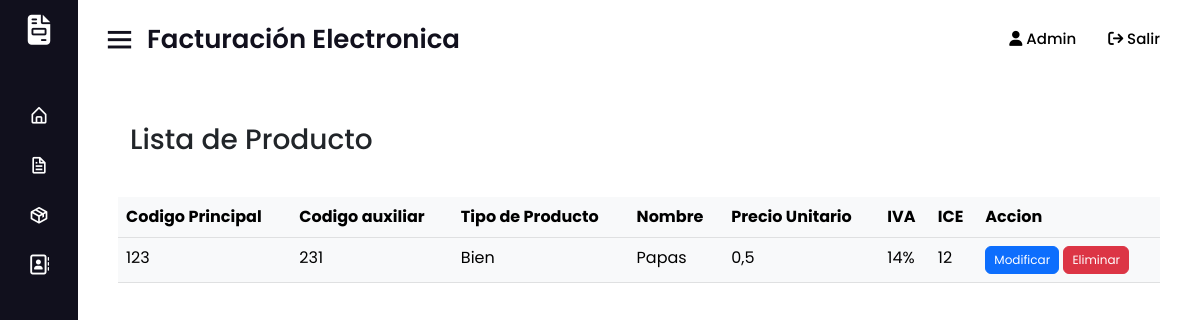
/listar_producto/ (signed in), run on the app's committed database.
### producto/models.py (models this page shows, shortened)
class Producto(models.Model):
    codigo_principal = models.BigIntegerField(primary_key=True)
    codigo_auxiliar = models.BigIntegerField()
    tipo_producto = models.IntegerField(choices=tipo_producto)
    nombre = models.CharField(max_length=100)
    valor_unitario = models.FloatField()
    iva = models.IntegerField(choices=tipo_iva)
    ice = models.IntegerField()
    class Meta:
        verbose_name = 'producto'
        verbose_name_plural = 'productos'

### core/views.py (the view)
# urls.py: path('listar_producto/', views.listar_productos, name='listar_productos'),
def listar_productos(request):
    productos = Producto.objects.all()
    data = {
        'productos' : productos
    }
    return render(request, "producto/listar.html", data)

### producto/templates/producto/listar.html (shortened to what this page needs)
{% extends 'core/base.html' %}
{% block content %}
{% load crispy_forms_tags %}
{% load humanize %}
<div class="container">
    <div class="row justify-content-center mt-5 mr-1">
        <div class="formulario col-md-12">
            <form class="row g-3 p-4" method="post">
                <div class="mb-3 row">
                    <h3>Lista de Producto</h3>
                </div>
                <table class="table table-light">
                    <tr>
                      <th>Codigo Principal</th>
                      <th>Codigo auxiliar</th>
                      <th>Tipo de Producto</th>
                      <th>Nombre</th>
                      <th>Precio Unitario</th>
                      <th>IVA</th>
                      <th>ICE</th>
                      <th>Accion</th>
                    </tr>
                    {% for p in productos %}
                    <tr>
                        <td>{{ p.codigo_principal  }}</td>
                        <td>{{ p.codigo_auxiliar }}</td>
                        <td>
                            {% if p.tipo_producto == 1 %}
                            Bien
                            {% else %}
                            Servicio
                            {% endif %}
                        </td>
                        <td>{{ p.nombre }}</td>
                        <td>{{ p.valor_unitario | intcomma }}</td>
                        <td>
                            {% if p.iva == 1 %}
                            0%
                            {% elif p.iva == 2 %}
                            12%
                            {% elif p.iva == 3 %}
                            14%
                            {% elif p.iva == 4 %}
                            No Objeto de Impuesto
                            {% elif p.iva == 5 %}
                            Exento de IVA
                            {% endif %}
                        </td>
                        <td>{{ p.ice }}</td>
                        <td>
                            <a type="button" class="btn btn-primary " href="{% url 'modificar' p.codigo_principal %}" id="modificar">Modificar</a>
                            <a type="button" class="btn btn-danger" href="{% url 'eliminar' p.codigo_principal %}" id="eliminar">Eliminar</a>
                        </td>
                    </tr>
                    {% endfor %}
                </table>
            </form>
        </div>
    </div>
</div>
{% endblock %}

### core/templates/core/base.html (shortened to what this page needs)
<!DOCTYPE html>
<html lang="es" dir="ltr">
  <head>
    {% load static %}
    <link rel="stylesheet" href="{% static 'core/css/style.css' %}">
    <link href='https://unpkg.com/boxicons@2.0.7/css/boxicons.min.css' rel='stylesheet'>
    <link rel="stylesheet" href="https://cdnjs.cloudflare.com/ajax/libs/font-awesome/6.1.1/css/all.min.css">
    <link href="https://cdn.jsdelivr.net/npm/bootstrap@5.2.0-beta1/dist/css/bootstrap.min.css" rel="stylesheet">
  </head>
<body>
  <div class="sidebar close">
    <div class="logo-details">
      <i class="fa-solid fa-file-invoice"></i>
    </div>
    <ul class="nav-links">
      <li>
        <a href="#">
          <i class='bx bx-home-alt' ></i>
        </a>
      </li>
      <li>
        <div class="iocn-link">
          <a href="#">
            <i class='bx bx-file' ></i>
          </a>
        </div>
      </li>
      <li>
        <div class="iocn-link">
          <a href="#">
            <i class='bx bx-package' ></i>
          </a>
        </div>
      </li>
      <li>
        <div class="iocn-link">
          <a href="#">
            <i class="fa-regular fa-address-book"></i>
          </a>
        </div>
      </li>
    </ul>
  </div>
  <div class="home-section">
    <nav class="navbar " id="encabez">
        <div class="container-fluid">
          <div class="home-content">
              <i class='bx bx-menu' ></i>
              <span class="text">Facturación Electronica</span>
          </div>
          <form class="d-flex">
            <ul class="nav">
              <li class="nav-item  list-unstyled">
                <a class="nav-link">
                  <i class="fa-solid fa-user"></i>
                  <span>{{ user.username }}</span>
                </a>
              </li>
              <li class="nav-item  list-unstyled">
                <a class="nav-link" href="{% url 'logout' %}">
                  <i class="fa-solid fa-arrow-right-from-bracket"></i>
                  <span>Salir</span>
                </a>
              </li>
          </ul>
      </form>
    </div>
</nav>
{% block content %}{% endblock content %}
</div>
</body>
</html>

### core/static/core/css/style.css (style rules this page uses)
* { margin: 0; padding: 0; box-sizing: border-box; font-family: 'Poppins', sans-serif; }
body { overflow: auto; }
.sidebar { position: fixed; top: 0; left: 0; height: 100%; width: 260px; background: #11101d; z-index: 100; transition: all 0.5s ease; }
.sidebar.close { width: 78px; }
.sidebar .logo-details { height: 60px; width: 100%; display: flex; align-items: center; }
.sidebar .logo-details i { font-size: 30px; color: #fff; height: 50px; min-width: 78px; text-align: center; line-height: 50px; }
.sidebar .nav-links { height: 100%; padding: 30px 0 150px 0; overflow: auto; }
.sidebar.close .nav-links { overflow: visible; }
.sidebar .nav-links li { position: relative; list-style: none; transition: all 0.4s ease; }
.sidebar .nav-links li .iocn-link { display: flex; align-items: center; justify-content: space-between; }
.sidebar.close .nav-links li .iocn-link { display: block }
.sidebar .nav-links li i { height: 50px; min-width: 78px; text-align: center; line-height: 50px; color: #fff; font-size: 20px; cursor: pointer; transition: all 0.3s ease; }
.sidebar .nav-links li a { display: flex; align-items: center; text-decoration: none; }
.home-section { position: relative; background: #fff; height: 100vh; left: 260px; width: calc(100% - 260px); transition: all 0.5s ease; padding: 12px; }
.sidebar.close ~ .home-section { left: 78px; width: calc(100% - 78px); }
.home-content { display: flex; align-items: center; flex-wrap: wrap; }
.home-section .home-content .bx-menu, .home-section .home-content .text { color: #11101d; font-size: 35px; }
.home-section .home-content .bx-menu { cursor: pointer; margin-right: 10px; }
.home-section .home-content .text { font-size: 26px; font-weight: 600; }
#encabez div form ul li a { font-size: 15px; color: black; font-weight: 500; }
#modificar, #eliminar { --bs-btn-padding-y: .25rem; --bs-btn-padding-x: .5rem; --bs-btn-font-size: .75rem; }

### data on the page
Producto: codigo_principal "123", codigo_auxiliar "231", tipo_producto "Bien", nombre "Papas", valor_unitario "0,5", iva "14%", ice "12"

### other printed values
{{ user.username }} "Admin"
